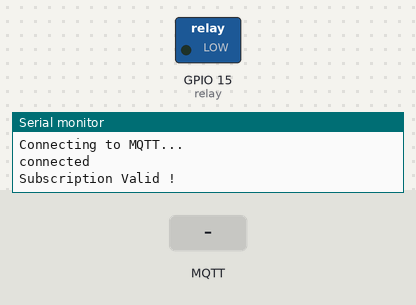
Bench run of a sketch on a simulated ESP8266 (NodeMCU). Shown: switched loads named in the sketch (green lamp = pin HIGH), the last lines printed to the serial monitor. Inputs (shaded band) come from the test bench. WiFi joins after 1.5 s; servers stay silent unless stated; no MQTT or app messages arrive unless stated.

Above: at 2.7 s.
2.8 s: MQTT message "5" arrives on the first subscribed topic
At 3.7 s:
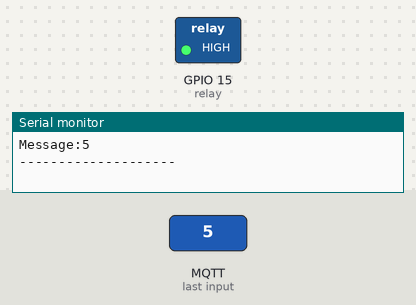
4.3 s: MQTT message "90" arrives on the first subscribed topic
At 5.1 s:
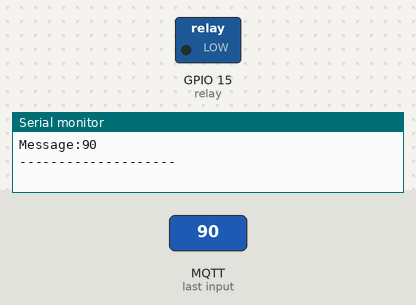
5.8 s: MQTT message "1" arrives on the first subscribed topic
At 6.4 s:
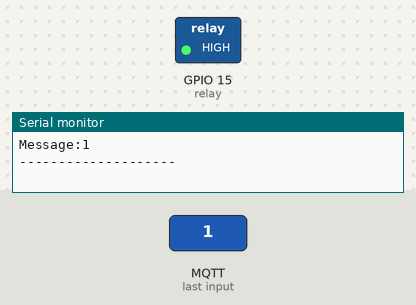
Timing chart, 0 to 8.8 s (numbered marks = the images above; inputs shaded):
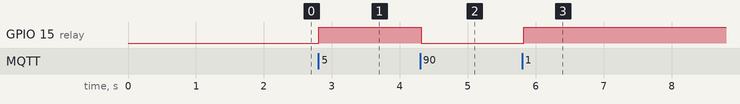

Measured:
- after the input at 2.8 s, GPIO 15 (relay): LOW → HIGH at once
- after the input at 4.3 s, GPIO 15 (relay): HIGH → LOW at once
- after the input at 5.8 s, GPIO 15 (relay): LOW → HIGH at once

The sketch:

HumidityBoardBCode.ino
```cpp
#include <ESP8266WiFi.h>
#include <PubSubClient.h>+

#include <string.h>

char command[10];
const char* ssid = "AndroidHotspot8568";
const char* password= "10239160";
const char* mqttServer = "54.198.221.28";
const short int relay = 15;
const int   mqttPort = 1883;
int interval = 5000;

WiFiClient espClient;
PubSubClient client(espClient);

void setup() {
  Serial.begin(115200);
  pinMode(relay, OUTPUT);
  WiFi.begin(ssid, password);

  while (WiFi.status() != WL_CONNECTED){
    delay(500);
    Serial.println("Connecting to WiFi..");
  }
  Serial.println("Connected to the WiFi network");

  client.setServer(mqttServer, mqttPort);
  client.setCallback(callback);

  while(!client.connected()){
    Serial.println("Connecting to MQTT...");

    if(client.connect("ESP8266Client boardB")){
      Serial.println("connected");
    }else{
      Serial.print("failed with state "); Serial.println(client.state());
      delay(2000);
    }
  }
  if(client.subscribe("heum/2016146044/evt/humidity")) {
    Serial.println("Subscription Valid !");
  }
}

void loop() {
  client.loop();
  delay(50);
}

void callback(char* topic, byte* payload, unsigned int length){
  Serial.print("Message arrived in topic: ");
  Serial.println(topic);

  Serial.print("Message:");
  for (int i=0 ; i<length ; i++){
    Serial.print((char)payload[i]);
    command[i] = (char)payload[i];
  }
  Serial.println("\n--------------------");

  int result = atoi(command);
  if(result <=50){
    digitalWrite(relay, HIGH);
  }
  else{
    digitalWrite(relay, LOW);
  }
}

  /*if(strncmp(command, "relayOn", 7) ==0){
    digitalWrite(relay, HIGH);
  }
  else{
    digitalWrite(relay, LOW);
  }
}*/
```
